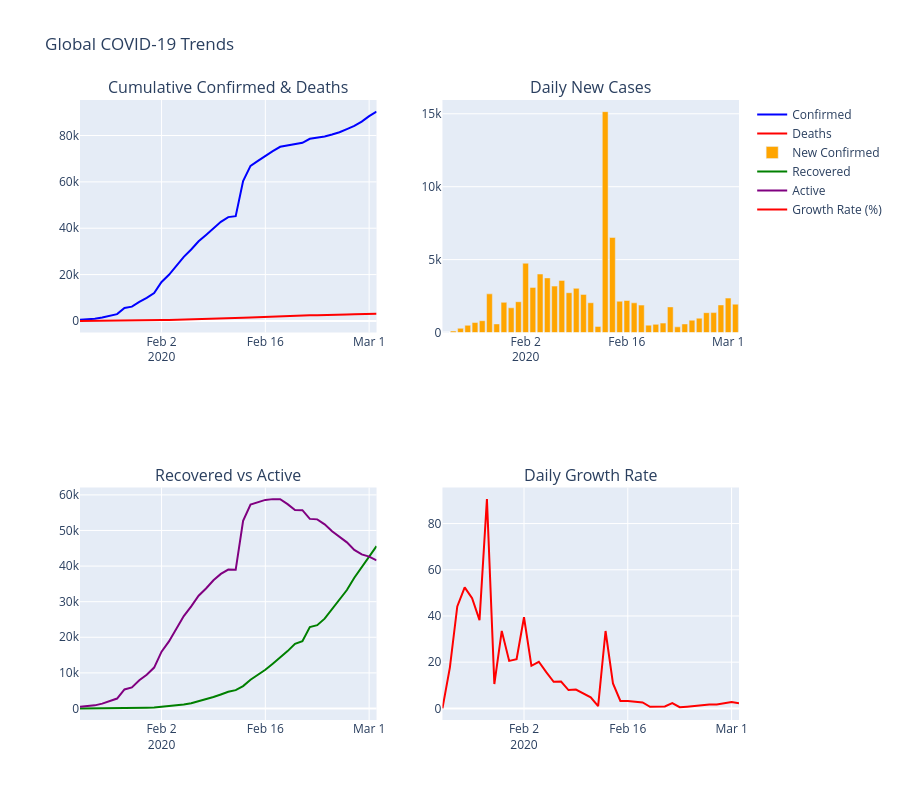

This figure's notebook cell:
### Code cell
import plotly.graph_objects as go
from plotly.subplots import make_subplots

# Global trends - multi-panel plot
fig = make_subplots(rows=2, cols=2,
                    subplot_titles=('Cumulative Confirmed & Deaths', 'Daily New Cases',
                                   'Recovered vs Active', 'Daily Growth Rate'))

# Panel 1: Cumulative
fig.add_trace(go.Scatter(x=df_global['Date'], y=df_global['Confirmed'],
                         name='Confirmed', line=dict(color='blue')), row=1, col=1)
fig.add_trace(go.Scatter(x=df_global['Date'], y=df_global['Deaths'],
                         name='Deaths', line=dict(color='red')), row=1, col=1)

# Panel 2: Daily new confirmed
fig.add_trace(go.Bar(x=df_global['Date'], y=df_global['New_Confirmed'],
                     name='New Confirmed', marker_color='orange'), row=1, col=2)

# Panel 3: Recovered vs Active
fig.add_trace(go.Scatter(x=df_global['Date'], y=df_global['Recovered'],
                         name='Recovered', line=dict(color='green')), row=2, col=1)
fig.add_trace(go.Scatter(x=df_global['Date'], y=df_global['Active'],
                         name='Active', line=dict(color='purple')), row=2, col=1)

# Panel 4: Growth rate
fig.add_trace(go.Scatter(x=df_global['Date'], y=df_global['Growth_Rate'],
                         name='Growth Rate (%)', line=dict(color='red')), row=2, col=2)

fig.update_layout(height=800, title_text="Global COVID-19 Trends")
display(fig)
